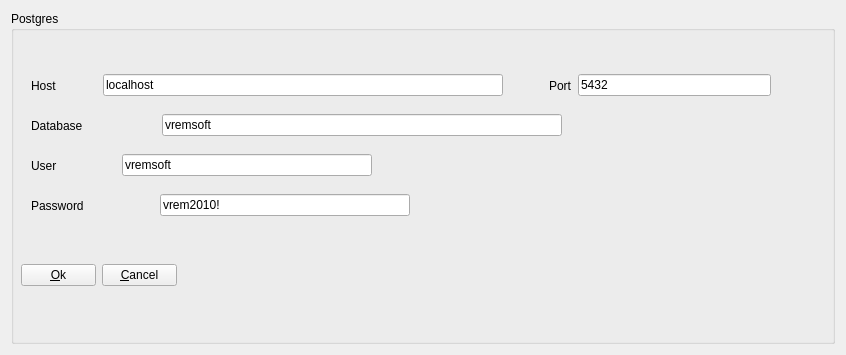
<?xml version="1.0" encoding="UTF-8"?>
<ui version="4.0">
 <class>PostgresConfig</class>
 <widget class="QWidget" name="PostgresConfig">
  <property name="geometry">
   <rect>
    <x>0</x>
    <y>0</y>
    <width>846</width>
    <height>355</height>
   </rect>
  </property>
  <property name="windowTitle">
   <string>Postgres Configuration</string>
  </property>
  <layout class="QVBoxLayout" name="verticalLayout">
   <item>
    <widget class="QGroupBox" name="groupBox">
     <property name="title">
      <string>Postgres</string>
     </property>
     <widget class="QWidget" name="layoutWidget_7">
      <property name="geometry">
       <rect>
        <x>20</x>
        <y>60</y>
        <width>740</width>
        <height>29</height>
       </rect>
      </property>
      <layout class="QHBoxLayout" name="horizontalLayout_15">
       <item>
        <widget class="QLabel" name="label_11">
         <property name="text">
          <string>Host</string>
         </property>
        </widget>
       </item>
       <item>
        <spacer name="horizontalSpacer_15">
         <property name="orientation">
          <enum>Qt::Horizontal</enum>
         </property>
         <property name="sizeHint" stdset="0">
          <size>
           <width>40</width>
           <height>20</height>
          </size>
         </property>
        </spacer>
       </item>
       <item>
        <widget class="QLineEdit" name="lineEditHost">
         <property name="sizePolicy">
          <sizepolicy hsizetype="Minimum" vsizetype="Fixed">
           <horstretch>0</horstretch>
           <verstretch>0</verstretch>
          </sizepolicy>
         </property>
         <property name="minimumSize">
          <size>
           <width>400</width>
           <height>0</height>
          </size>
         </property>
         <property name="text">
          <string>localhost</string>
         </property>
        </widget>
       </item>
       <item>
        <spacer name="horizontalSpacer_16">
         <property name="orientation">
          <enum>Qt::Horizontal</enum>
         </property>
         <property name="sizeHint" stdset="0">
          <size>
           <width>40</width>
           <height>20</height>
          </size>
         </property>
        </spacer>
       </item>
       <item>
        <widget class="QLabel" name="label_12">
         <property name="text">
          <string>Port</string>
         </property>
        </widget>
       </item>
       <item>
        <widget class="QLineEdit" name="lineEditPort">
         <property name="sizePolicy">
          <sizepolicy hsizetype="MinimumExpanding" vsizetype="Fixed">
           <horstretch>2</horstretch>
           <verstretch>0</verstretch>
          </sizepolicy>
         </property>
         <property name="minimumSize">
          <size>
           <width>100</width>
           <height>0</height>
          </size>
         </property>
         <property name="text">
          <string>5432</string>
         </property>
        </widget>
       </item>
      </layout>
     </widget>
     <widget class="QWidget" name="layoutWidget_2">
      <property name="geometry">
       <rect>
        <x>20</x>
        <y>180</y>
        <width>379</width>
        <height>29</height>
       </rect>
      </property>
      <layout class="QHBoxLayout" name="horizontalLayout_14">
       <item>
        <widget class="QLabel" name="label_10">
         <property name="text">
          <string>Password</string>
         </property>
        </widget>
       </item>
       <item>
        <spacer name="horizontalSpacer_14">
         <property name="orientation">
          <enum>Qt::Horizontal</enum>
         </property>
         <property name="sizeHint" stdset="0">
          <size>
           <width>40</width>
           <height>20</height>
          </size>
         </property>
        </spacer>
       </item>
       <item>
        <widget class="QLineEdit" name="lineEditPassword">
         <property name="sizePolicy">
          <sizepolicy hsizetype="Minimum" vsizetype="Fixed">
           <horstretch>0</horstretch>
           <verstretch>0</verstretch>
          </sizepolicy>
         </property>
         <property name="minimumSize">
          <size>
           <width>250</width>
           <height>0</height>
          </size>
         </property>
         <property name="text">
          <string>vrem2010!</string>
         </property>
        </widget>
       </item>
      </layout>
     </widget>
     <widget class="QWidget" name="layoutWidget">
      <property name="geometry">
       <rect>
        <x>20</x>
        <y>140</y>
        <width>341</width>
        <height>29</height>
       </rect>
      </property>
      <layout class="QHBoxLayout" name="horizontalLayout_13">
       <item>
        <widget class="QLabel" name="label_9">
         <property name="text">
          <string>User</string>
         </property>
        </widget>
       </item>
       <item>
        <spacer name="horizontalSpacer_13">
         <property name="orientation">
          <enum>Qt::Horizontal</enum>
         </property>
         <property name="sizeHint" stdset="0">
          <size>
           <width>40</width>
           <height>20</height>
          </size>
         </property>
        </spacer>
       </item>
       <item>
        <widget class="QLineEdit" name="lineEditUser">
         <property name="sizePolicy">
          <sizepolicy hsizetype="Minimum" vsizetype="Fixed">
           <horstretch>0</horstretch>
           <verstretch>0</verstretch>
          </sizepolicy>
         </property>
         <property name="minimumSize">
          <size>
           <width>250</width>
           <height>0</height>
          </size>
         </property>
         <property name="text">
          <string>vremsoft</string>
         </property>
        </widget>
       </item>
      </layout>
     </widget>
     <widget class="QWidget" name="layoutWidget_8">
      <property name="geometry">
       <rect>
        <x>20</x>
        <y>100</y>
        <width>531</width>
        <height>29</height>
       </rect>
      </property>
      <layout class="QHBoxLayout" name="horizontalLayout_16">
       <item>
        <widget class="QLabel" name="label_13">
         <property name="text">
          <string>Database</string>
         </property>
        </widget>
       </item>
       <item>
        <spacer name="horizontalSpacer_17">
         <property name="orientation">
          <enum>Qt::Horizontal</enum>
         </property>
         <property name="sizeHint" stdset="0">
          <size>
           <width>40</width>
           <height>20</height>
          </size>
         </property>
        </spacer>
       </item>
       <item>
        <widget class="QLineEdit" name="lineEditDatabase">
         <property name="sizePolicy">
          <sizepolicy hsizetype="Minimum" vsizetype="Fixed">
           <horstretch>0</horstretch>
           <verstretch>0</verstretch>
          </sizepolicy>
         </property>
         <property name="minimumSize">
          <size>
           <width>400</width>
           <height>0</height>
          </size>
         </property>
         <property name="text">
          <string>vremsoft</string>
         </property>
        </widget>
       </item>
      </layout>
     </widget>
     <widget class="QWidget" name="layoutWidget">
      <property name="geometry">
       <rect>
        <x>10</x>
        <y>250</y>
        <width>158</width>
        <height>29</height>
       </rect>
      </property>
      <layout class="QHBoxLayout" name="horizontalLayout">
       <item>
        <widget class="QPushButton" name="pushButtonOk">
         <property name="maximumSize">
          <size>
           <width>75</width>
           <height>16777215</height>
          </size>
         </property>
         <property name="text">
          <string>&amp;Ok</string>
         </property>
        </widget>
       </item>
       <item>
        <widget class="QPushButton" name="pushButtonCancel">
         <property name="maximumSize">
          <size>
           <width>75</width>
           <height>16777215</height>
          </size>
         </property>
         <property name="text">
          <string>&amp;Cancel</string>
         </property>
        </widget>
       </item>
      </layout>
     </widget>
    </widget>
   </item>
  </layout>
 </widget>
 <resources/>
 <connections/>
</ui>
